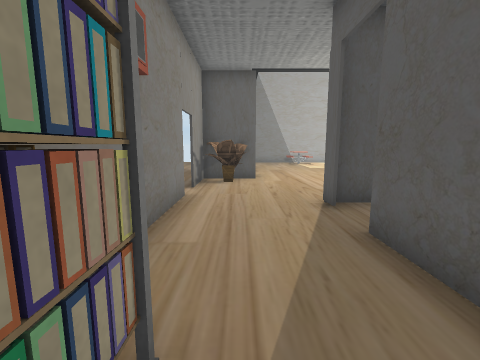
[1] (above)

12 first-person views from a walk through a scene from a Unity 3-D project. The camera is 1.3 m above the floor, tilts 8° down and sees 90° across. The floor is counted in squares, 1 m on a side. Each view is taken from the middle of a square. On the plan, view 1 faces up. The plan holds only what a view shows up to about 12 squares ahead; the rest is blank. Some animated figures are left out. Door leaves are left out, so doorways stand open. Some surface patterns are stand-ins.

[2]
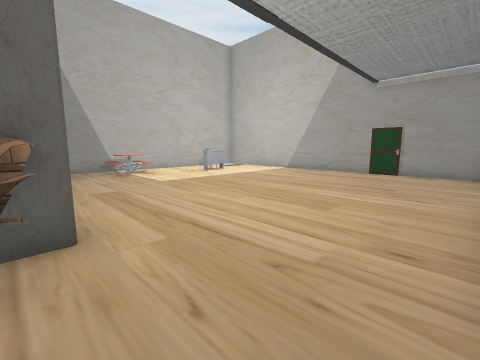

[3]
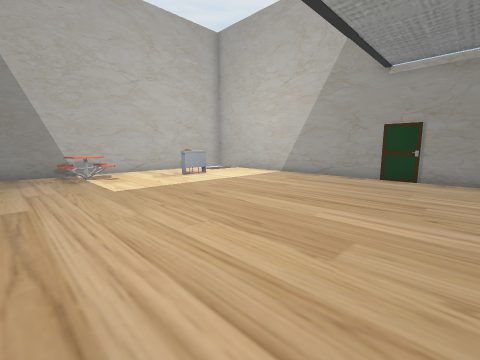

[4]
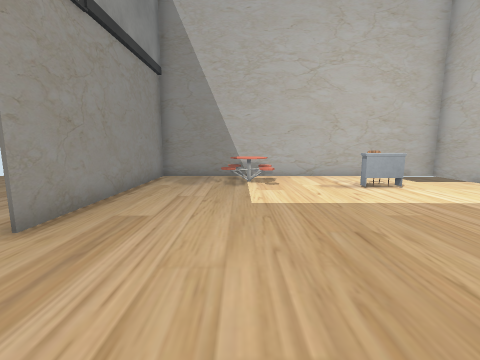

[5]
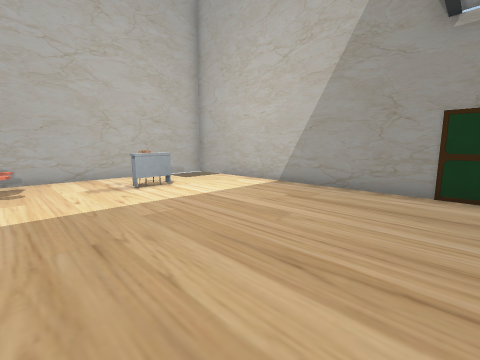

[6]
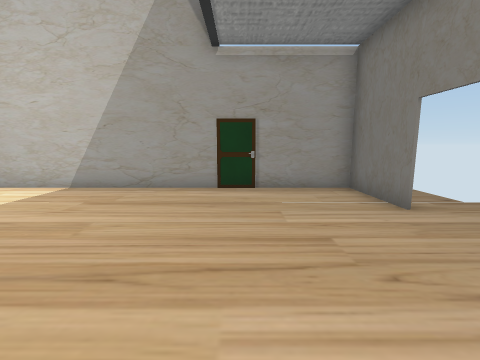

[7]
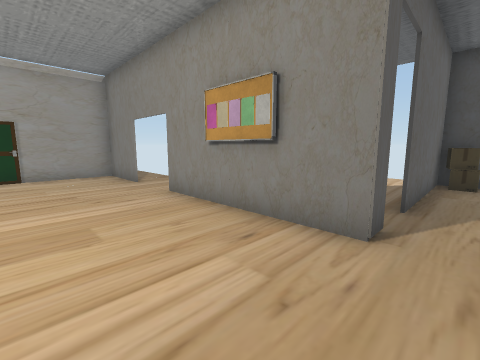

[8]
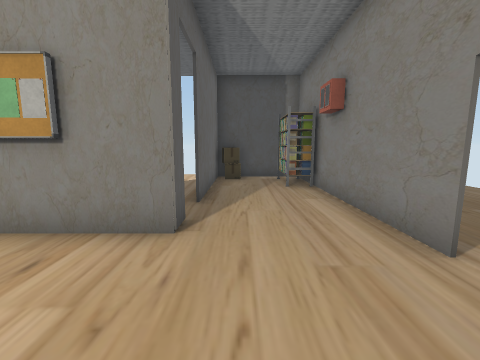

[9]
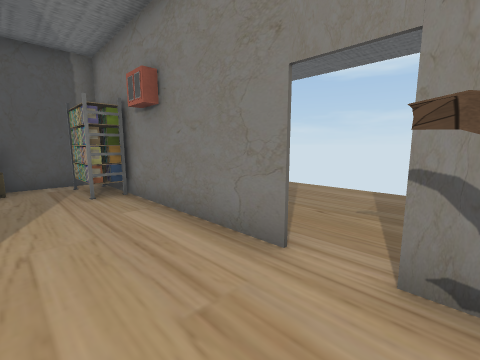

[10]
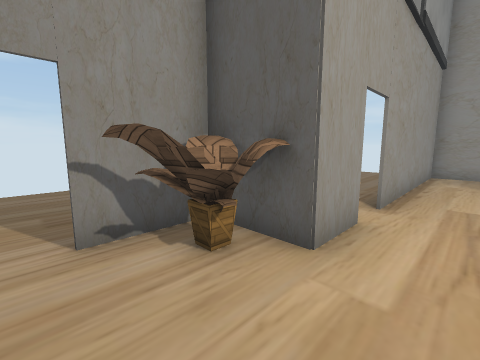

[11]
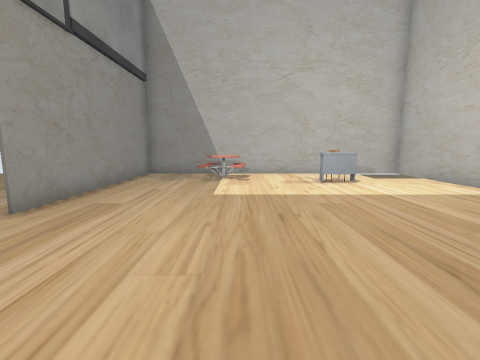

[12]
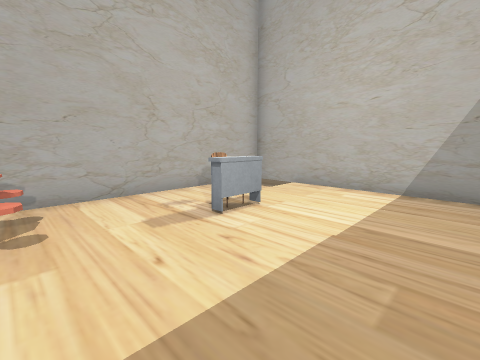

### Floor plan
Key: @ floor where view 1 was taken; # wall or solid block; . main floor; - floor 0.25 m lower than the main floor; / step, stairs or slope; D open door; ^ raised ledge; O other object.
Columns run from 6 left of view 1 to 14 right of it. Each row starts with its distance up from view 1.
 21                    --
 20        #############-
 19        #.........  #-
 18        #..^^.....//#
 17      . #..^^..OO...#
 16      ..#...........#
 15      ..#...........#
 14      ..#...........#
 13       .#...........#
 12       DD...........#
 11        #...........#
 10     .###...........#
  9     .OO............#
  8 .....OO............#
  7 ....DD.............#
  6 .....#...#####DD####
  5 .....#..D#    DD..
  4 .... #..D       ..
  3 ..   #..#
  2      #..#.
  1      #..#.
  0      #@.#.
 -1      #.^#.
 -2      ##

Where each view was taken, in squares from view 1:
view 1: 0 up, 0 right, facing up
view 2: 6 up, 0 right, facing up-right
view 3: 7 up, 2 right, facing up-right
view 4: 9 up, 4 right, facing up
view 5: 9 up, 5 right, facing up-right
view 6: 9 up, 5 right, facing right
view 7: 9 up, 1 right, facing down-right
view 8: 9 up, 1 right, facing down
view 9: 8 up, 1 right, facing down-left
view 10: 7 up, 2 right, facing up-left
view 11: 8 up, 5 right, facing up
view 12: 13 up, 5 right, facing up-right
